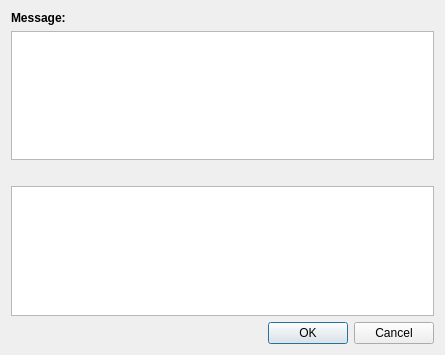
<?xml version="1.0" encoding="UTF-8"?>
<ui version="4.0">
 <class>PmrWorkspacesWindowSynchronizeDialog</class>
 <widget class="QDialog" name="PmrWorkspacesWindowSynchronizeDialog">
  <property name="geometry">
   <rect>
    <x>0</x>
    <y>0</y>
    <width>445</width>
    <height>355</height>
   </rect>
  </property>
  <property name="windowTitle">
   <string>Synchronise With PMR</string>
  </property>
  <layout class="QVBoxLayout" name="verticalLayout">
   <item>
    <widget class="QLabel" name="messageLabel">
     <property name="font">
      <font>
       <weight>75</weight>
       <bold>true</bold>
      </font>
     </property>
     <property name="text">
      <string>Message:</string>
     </property>
    </widget>
   </item>
   <item>
    <widget class="QTextEdit" name="messageValue"/>
   </item>
   <item>
    <widget class="QLabel" name="changesLabel">
     <property name="font">
      <font>
       <weight>75</weight>
       <bold>true</bold>
      </font>
     </property>
    </widget>
   </item>
   <item>
    <widget class="QListView" name="changesValue"/>
   </item>
   <item>
    <widget class="QDialogButtonBox" name="buttonBox">
     <property name="orientation">
      <enum>Qt::Horizontal</enum>
     </property>
     <property name="standardButtons">
      <set>QDialogButtonBox::Cancel|QDialogButtonBox::Ok</set>
     </property>
    </widget>
   </item>
  </layout>
 </widget>
 <resources/>
 <connections/>
</ui>
